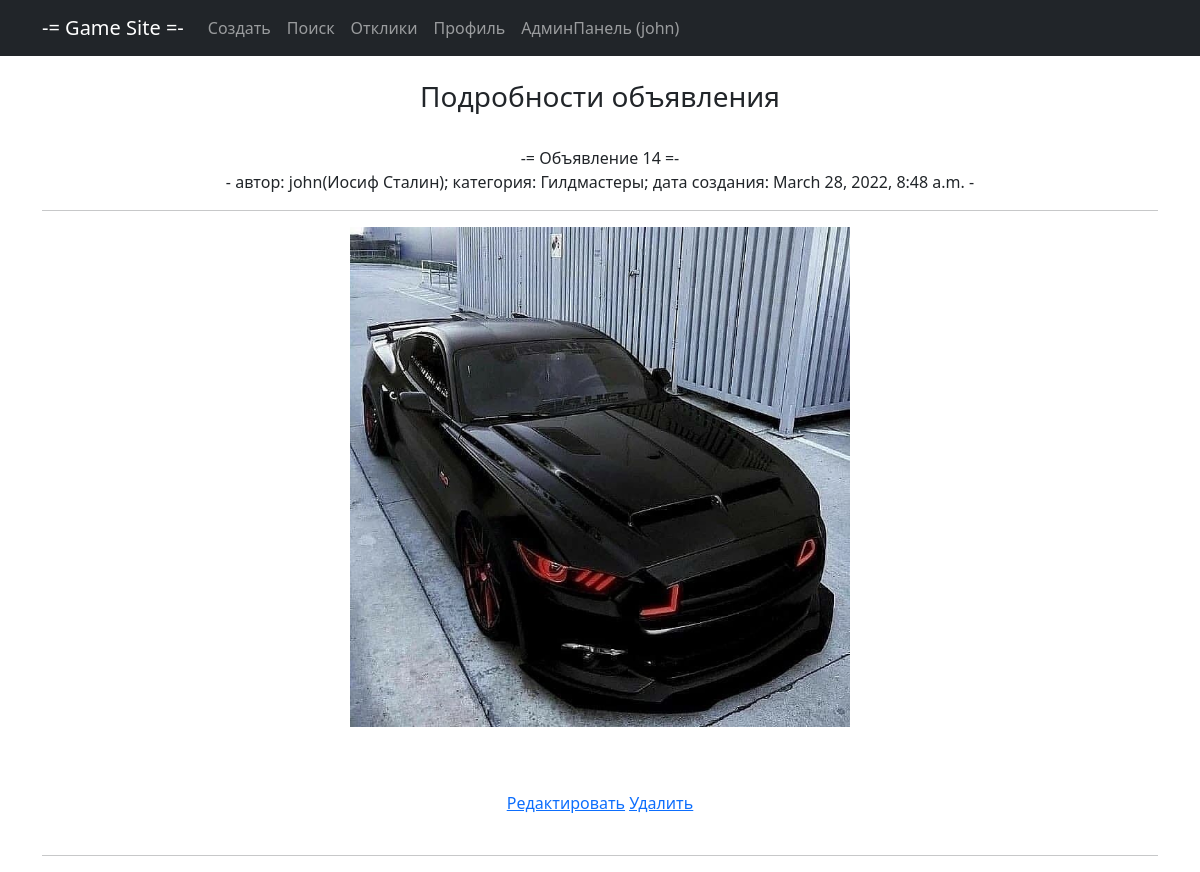
Before: /detail/14/ (signed in) with the older database file.
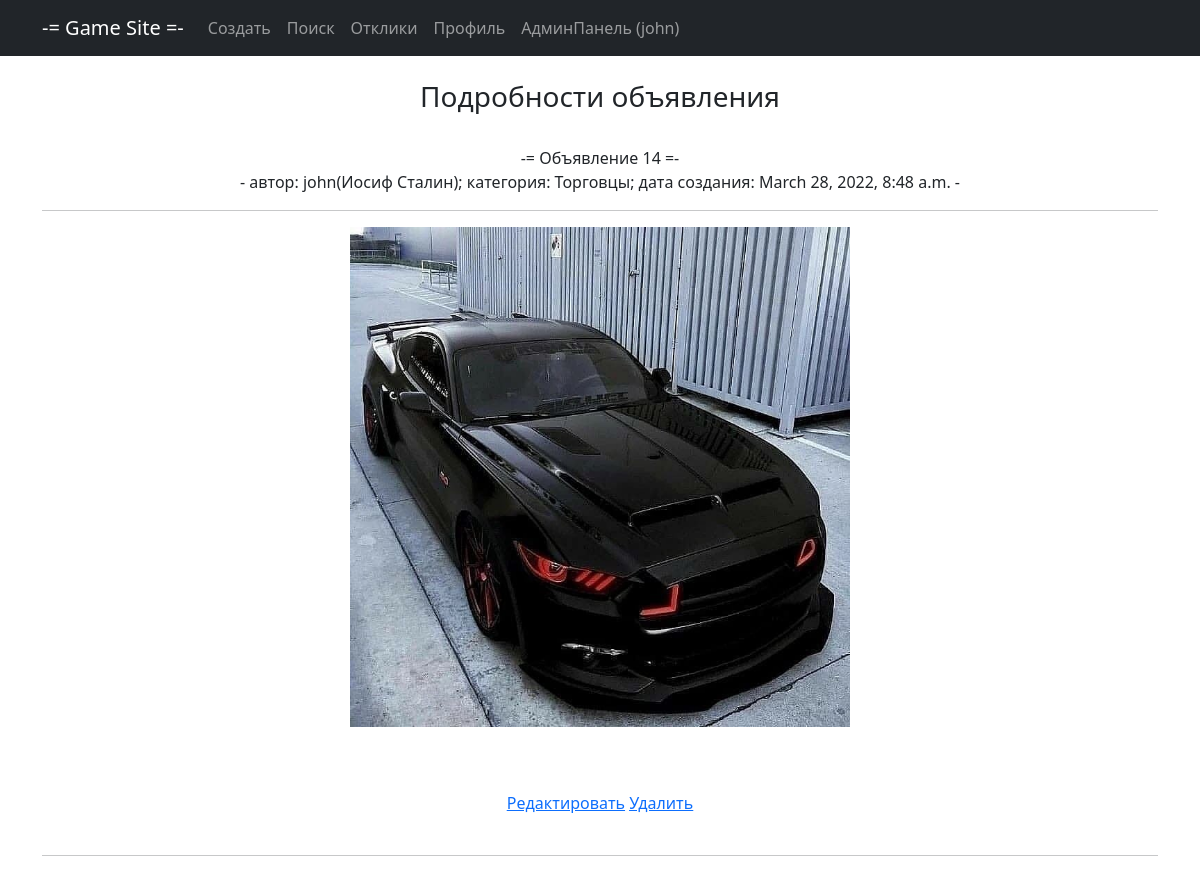
After: the same page with the newer database file.
### main/models.py (models this page shows, shortened)
class Note(models.Model):
    title = models.CharField(max_length=128, verbose_name='Название')
    content = RichTextUploadingField(verbose_name='Контент')
    datetime = models.DateTimeField(auto_now_add=True, verbose_name='Дата создания')
    user = models.ForeignKey(User, blank=True, null=True, on_delete=models.CASCADE, verbose_name='Пользователь')
    category = models.ForeignKey(Category, on_delete=models.CASCADE, verbose_name='Категория')

class Category(models.Model):
    name = models.CharField(max_length=64, unique=True, verbose_name='Название')
    def __str__(self):
        return f'{self.name}'

### main/views.py (the view, shortened to what this page needs)
# urls.py: path('detail/<int:pk>/', NoteDetail.as_view(), name='detail'),
class NoteDetail(DetailView):
    template_name = 'note_detail.html'
    queryset = Note.objects.all()
    form = ResponseForm
    extra_context = {'form': ResponseForm}
    def get_context_data(self, **kwargs):
        context = super().get_context_data(**kwargs)
        pk = self.kwargs.get('pk')
        note_author = Note.objects.get(id=pk).user
        if note_author == self.request.user:
            context['pole_response'] = False
            context['message_response'] = False
            context['edit_delete'] = True
        elif Response.objects.filter(user_response=self.request.user).filter(note=pk).exists():
            context['pole_response'] = False
            context['message_response'] = True
            context['edit_delete'] = False
        else:
            context['pole_response'] = True
            context['message_response'] = False
            context['edit_delete'] = False
        return context

### templates/note_detail.html (shortened to what this page needs)
{% extends 'static/default.html' %}
{% block content %}<br>
<h3>Подробности объявления</h3><br>
-= {{ note.title }} =-<br>
- автор: {{ note.user }}({{ note.user.first_name }} {{ note.user.last_name }}); категория: {{ note.category }}; дата создания: {{ note.datetime }} -
<br><hr>
{{ note.content | safe }}<br><br>
{% if edit_delete %}
<a href="{% url 'edit' note.id %}"><u>Редактировать</u></a>
<a href="{% url 'delete' note.id %}"><u>Удалить</u></a><br><br>
{% endif %}
<hr>
{% endblock content %}

### templates/static/default.html (shortened to what this page needs)
<!DOCTYPE html>
<html lang="en">
{% load static %}
<head>
    <link href="{% static 'styles.css' %}" rel="stylesheet"/>
</head>
<body>
<nav class="navbar navbar-expand-lg navbar-dark bg-dark static-top">
    <div class="container">
        <a class="navbar-brand" href="{% url 'main' %}">-= Game Site =-</a>
        <div class="collapse navbar-collapse" id="navbarResponsive">
            <ul class="navbar-nav ml-auto">
                <li class="nav-item"><a class="nav-link" href="{% url 'create' %}">Создать</a></li>
                <li class="nav-item"><a class="nav-link" href="{% url 'search' %}">Поиск</a></li>
                <li class="nav-item"><a class="nav-link" href="{% url 'response' %}">Отклики</a></li>
                <li class="nav-item"><a class="nav-link" href="{% url 'profile' %}">Профиль</a></li>
                <li class="nav-item"><a class="nav-link" href="http://127.0.0.1:8000/admin">АдминПанель
                    ({{request.user.username}})</a></li>
            </ul>
        </div>
    </div>
</nav>
<div class="container">
    <div class="row">
        <div class="col-lg-12 text-center">{% block content %} {{ flatpage.content }} {% endblock content %}</div>
    </div>
</div>
</body>
</html>

Changed rows visible on the page:
changed Note "Объявление 14": category "Гилдмастеры" → "Торговцы"
